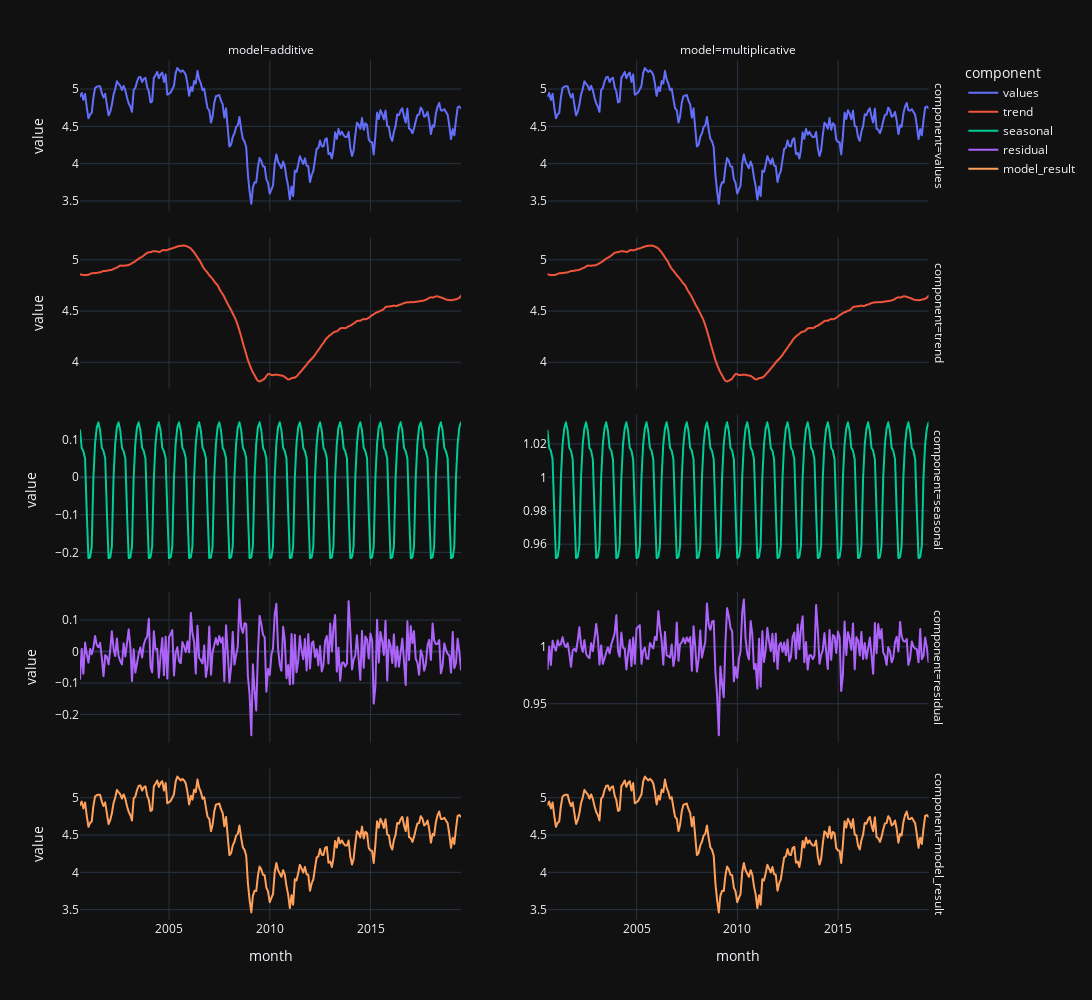

The notebook cell saved with this chart:
### Code cell
PERIOD = 12

utils.plot_decomposition_comparison(df["values_log"], period=PERIOD)

### Figure 1 — Plotly figure (JSON) as saved in the notebook; plotly's stock layout.template omitted (floating-point values rounded to 4 significant figures; data arrays with more than 128 entries replaced by an {"elided": "..."} marker saying what was removed)
{"data": [{"hovertemplate": "component=values<br>model=additive<br>month=%{x}<br>value=%{y}<extra></extra>", "legendgroup": "values", "line": {"color": "#636efa", "dash": "solid"}, "marker": {"symbol": "circle"}, "mode": "lines", "name": "values", "showlegend": true, "type": "scattergl", "x": {"elided": "228 str values"}, "xaxis": "x9", "y": {"elided": "228 float values"}, "yaxis": "y9"}, {"hovertemplate": "component=values<br>model=multiplicative<br>month=%{x}<br>value=%{y}<extra></extra>", "legendgroup": "values", "line": {"color": "#636efa", "dash": "solid"}, "marker": {"symbol": "circle"}, "mode": "lines", "name": "values", "showlegend": false, "type": "scattergl", "x": {"elided": "228 str values"}, "xaxis": "x10", "y": {"elided": "228 float values"}, "yaxis": "y10"}, {"hovertemplate": "component=trend<br>model=additive<br>month=%{x}<br>value=%{y}<extra></extra>", "legendgroup": "trend", "line": {"color": "#EF553B", "dash": "solid"}, "marker": {"symbol": "circle"}, "mode": "lines", "name": "trend", "showlegend": true, "type": "scattergl", "x": {"elided": "228 str values"}, "xaxis": "x7", "y": {"elided": "228 float values"}, "yaxis": "y7"}, {"hovertemplate": "component=trend<br>model=multiplicative<br>month=%{x}<br>value=%{y}<extra></extra>", "legendgroup": "trend", "line": {"color": "#EF553B", "dash": "solid"}, "marker": {"symbol": "circle"}, "mode": "lines", "name": "trend", "showlegend": false, "type": "scattergl", "x": {"elided": "228 str values"}, "xaxis": "x8", "y": {"elided": "228 float values"}, "yaxis": "y8"}, {"hovertemplate": "component=seasonal<br>model=additive<br>month=%{x}<br>value=%{y}<extra></extra>", "legendgroup": "seasonal", "line": {"color": "#00cc96", "dash": "solid"}, "marker": {"symbol": "circle"}, "mode": "lines", "name": "seasonal", "showlegend": true, "type": "scattergl", "x": {"elided": "228 str values"}, "xaxis": "x5", "y": {"elided": "228 float values"}, "yaxis": "y5"}, {"hovertemplate": "component=seasonal<br>model=multiplicative<br>month=%{x}<br>value=%{y}<extra></extra>", "legendgroup": "seasonal", "line": {"color": "#00cc96", "dash": "solid"}, "marker": {"symbol": "circle"}, "mode": "lines", "name": "seasonal", "showlegend": false, "type": "scattergl", "x": {"elided": "228 str values"}, "xaxis": "x6", "y": {"elided": "228 float values"}, "yaxis": "y6"}, {"hovertemplate": "component=residual<br>model=additive<br>month=%{x}<br>value=%{y}<extra></extra>", "legendgroup": "residual", "line": {"color": "#ab63fa", "dash": "solid"}, "marker": {"symbol": "circle"}, "mode": "lines", "name": "residual", "showlegend": true, "type": "scattergl", "x": {"elided": "228 str values"}, "xaxis": "x3", "y": {"elided": "228 float values"}, "yaxis": "y3"}, {"hovertemplate": "component=residual<br>model=multiplicative<br>month=%{x}<br>value=%{y}<extra></extra>", "legendgroup": "residual", "line": {"color": "#ab63fa", "dash": "solid"}, "marker": {"symbol": "circle"}, "mode": "lines", "name": "residual", "showlegend": false, "type": "scattergl", "x": {"elided": "228 str values"}, "xaxis": "x4", "y": {"elided": "228 float values"}, "yaxis": "y4"}, {"hovertemplate": "component=model_result<br>model=additive<br>month=%{x}<br>value=%{y}<extra></extra>", "legendgroup": "model_result", "line": {"color": "#FFA15A", "dash": "solid"}, "marker": {"symbol": "circle"}, "mode": "lines", "name": "model_result", "showlegend": true, "type": "scattergl", "x": {"elided": "228 str values"}, "xaxis": "x", "y": {"elided": "228 float values"}, "yaxis": "y"}, {"hovertemplate": "component=model_result<br>model=multiplicative<br>month=%{x}<br>value=%{y}<extra></extra>", "legendgroup": "model_result", "line": {"color": "#FFA15A", "dash": "solid"}, "marker": {"symbol": "circle"}, "mode": "lines", "name": "model_result", "showlegend": false, "type": "scattergl", "x": {"elided": "228 str values"}, "xaxis": "x2", "y": {"elided": "228 float values"}, "yaxis": "y2"}], "layout": {"annotations": [{"font": {}, "showarrow": false, "text": "model=additive", "x": 0.22, "xanchor": "center", "xref": "paper", "y": 1, "yanchor": "bottom", "yref": "paper"}, {"font": {}, "showarrow": false, "text": "model=multiplicative", "x": 0.76, "xanchor": "center", "xref": "paper", "y": 1, "yanchor": "bottom", "yref": "paper"}, {"font": {}, "showarrow": false, "text": "component=model_result", "textangle": 90, "x": 0.98, "xanchor": "left", "xref": "paper", "y": 0.088, "yanchor": "middle", "yref": "paper"}, {"font": {}, "showarrow": false, "text": "component=residual", "textangle": 90, "x": 0.98, "xanchor": "left", "xref": "paper", "y": 0.294, "yanchor": "middle", "yref": "paper"}, {"font": {}, "showarrow": false, "text": "component=seasonal", "textangle": 90, "x": 0.98, "xanchor": "left", "xref": "paper", "y": 0.5, "yanchor": "middle", "yref": "paper"}, {"font": {}, "showarrow": false, "text": "component=trend", "textangle": 90, "x": 0.98, "xanchor": "left", "xref": "paper", "y": 0.706, "yanchor": "middle", "yref": "paper"}, {"font": {}, "showarrow": false, "text": "component=values", "textangle": 90, "x": 0.98, "xanchor": "left", "xref": "paper", "y": 0.912, "yanchor": "middle", "yref": "paper"}], "height": 1000, "legend": {"title": {"text": "component"}, "tracegroupgap": 0}, "margin": {"t": 60}, "width": 1500, "xaxis": {"anchor": "y", "domain": [0, 0.44], "title": {"text": "month"}}, "xaxis10": {"anchor": "y10", "domain": [0.54, 0.98], "matches": "x", "showticklabels": false}, "xaxis2": {"anchor": "y2", "domain": [0.54, 0.98], "matches": "x", "title": {"text": "month"}}, "xaxis3": {"anchor": "y3", "domain": [0, 0.44], "matches": "x", "showticklabels": false}, "xaxis4": {"anchor": "y4", "domain": [0.54, 0.98], "matches": "x", "showticklabels": false}, "xaxis5": {"anchor": "y5", "domain": [0, 0.44], "matches": "x", "showticklabels": false}, "xaxis6": {"anchor": "y6", "domain": [0.54, 0.98], "matches": "x", "showticklabels": false}, "xaxis7": {"anchor": "y7", "domain": [0, 0.44], "matches": "x", "showticklabels": false}, "xaxis8": {"anchor": "y8", "domain": [0.54, 0.98], "matches": "x", "showticklabels": false}, "xaxis9": {"anchor": "y9", "domain": [0, 0.44], "matches": "x", "showticklabels": false}, "yaxis": {"anchor": "x", "domain": [0, 0.176], "showticklabels": true, "title": {"text": "value"}}, "yaxis10": {"anchor": "x10", "domain": [0.824, 1], "showticklabels": true}, "yaxis2": {"anchor": "x2", "domain": [0, 0.176], "showticklabels": true}, "yaxis3": {"anchor": "x3", "domain": [0.206, 0.382], "showticklabels": true, "title": {"text": "value"}}, "yaxis4": {"anchor": "x4", "domain": [0.206, 0.382], "showticklabels": true}, "yaxis5": {"anchor": "x5", "domain": [0.412, 0.588], "showticklabels": true, "title": {"text": "value"}}, "yaxis6": {"anchor": "x6", "domain": [0.412, 0.588], "showticklabels": true}, "yaxis7": {"anchor": "x7", "domain": [0.618, 0.794], "showticklabels": true, "title": {"text": "value"}}, "yaxis8": {"anchor": "x8", "domain": [0.618, 0.794], "showticklabels": true}, "yaxis9": {"anchor": "x9", "domain": [0.824, 1], "showticklabels": true, "title": {"text": "value"}}}}
